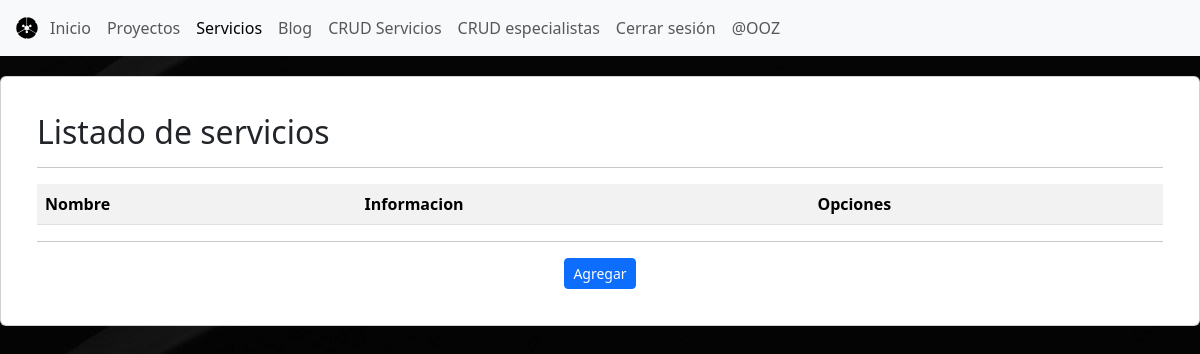
The page /blog/listar-servicio/ (signed in) on the database as committed earlier.
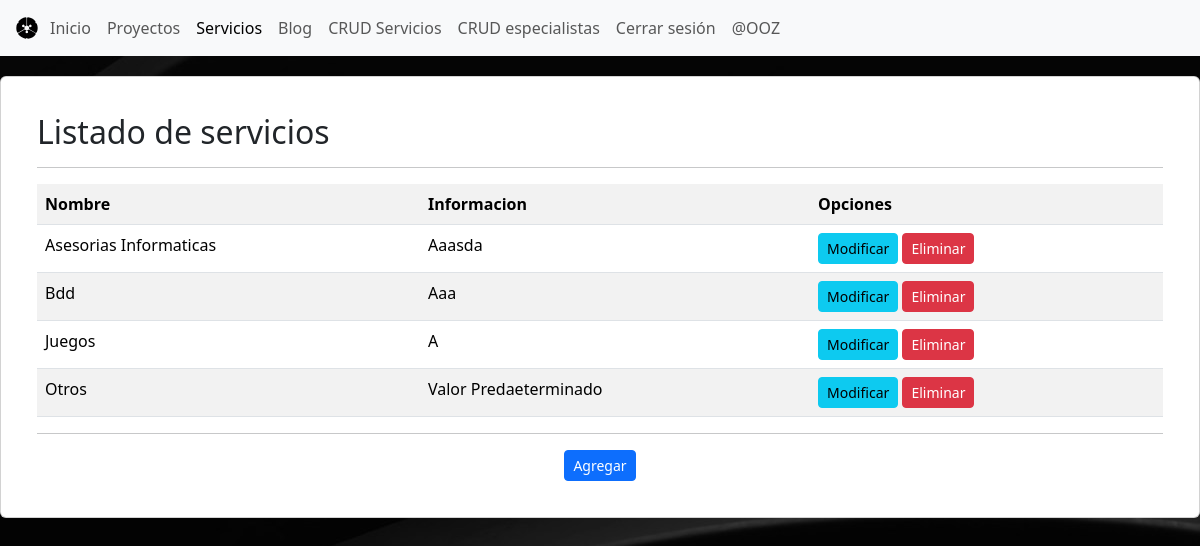
The same page on the database as committed later.
### blog/models.py (models this page shows, shortened)
class Servicio(models.Model):
    nombre = models.CharField(max_length=50)
    Imagen = models.ImageField(upload_to="servicios",null=True)
    descripcion=models.TextField()
    informacion = models.CharField(max_length=100, default='Valor predeterminado')

### blog/views.py (the view)
# urls.py: path("listar-servicio/",views.listar_servicio, name="listar_servicio"),
@permission_required('blog.add_servicio')
def listar_servicio(request):
    servicios = Servicio.objects.all()
    data = {
        'servicios': servicios
    }
    return render(request,"pages/listar_servicio.html",data)

### blog/templates/pages/listar_servicio.html (shortened to what this page needs)
<!DOCTYPE html>
<html lang="en">
<head>
    {% load static %}
    <link rel="stylesheet" href="{% static 'css/bootstrap.min.css' %}">
    <link rel="stylesheet" href="{% static 'css/custom.css' %}">
    <link rel="stylesheet" href="https://cdnjs.cloudflare.com/ajax/libs/font-awesome/6.5.2/css/all.min.css">
</head>
<header>
    <nav class="navbar navbar-expand-lg bg-body-tertiary">
        <div class="container-fluid">
            <img src="{% static 'img/icono.svg' %}" alt="Bootstrap" width="30" height="24">
            <div class="collapse navbar-collapse" id="navbarSupportedContent">
                <ul class="navbar-nav me-auto mb-2 mb-lg-0">
                    <li class="nav-item">
                        <a class="nav-link" aria-current="page" href="{% url 'index' %}">Inicio</a>
                    </li>
                    <li class="nav-item">
                        <a class="nav-link" href="{% url 'proyectos' %}">Proyectos</a>
                    </li>
                    <li class="nav-item">
                        <a class="nav-link active" href="{% url 'servicios' %}">Servicios</a>
                    </li>
                    <li class="nav-item">
                        <a class="nav-link" href="{% url 'blog' %}">Blog</a>
                    </li>
                    {% if perms.blog.add_servicio %}
                    <li class="nav-item">
                      <a class="nav-link" href="{% url 'listar_servicio' %} ">CRUD Servicios</a>
                    </li>
                    <li class="nav-item">
                        <a class="nav-link" href="{% url 'listar_profesional' %} ">CRUD especialistas</a>
                      </li>
                    {% endif %}
                    {% if user.is_authenticated %}
                        <li class="nav-item">
                            <a class="nav-link" href="{% url 'logout' %}">Cerrar sesión</a>
                        </li>
                        <li >
                          <a class="nav-link" href="#">@{{ user.username }}</a>
                        </li>
                    {% else %}
                        <li class="nav-item">
                            <a class="nav-link" href="{% url 'login' %}">Iniciar sesión</a>
                        </li>
                    {% endif %}
                </ul>
            </div>
        </div>
    </nav>
</header>
<main>
    <div class="card">
        <card class="card-body">
            <h2>Listado de servicios</h2>
            <hr>
            <table class="table table-striped table-hover table-responsive-sm">
                <tr>
                    <th>Nombre</th>
                    <th>Informacion</th>
                    <th>Opciones</th>
                </tr>
                {% for p in servicios %}
                    <tr>
                        <td>{{ p.nombre | title }}</td>
                        <td>{{ p.informacion | title }}</td>
                        <td>
                            <a href="{% url 'modificar_servicio' p.id%}" class="btn btn-info btn-sm">Modificar</a>
                            <a href="#" onclick="eliminarServicio({{p.id}})" class="btn btn-danger btn-sm">Eliminar</a>
                        </td>
                    </tr>
                {% endfor %}
            </table>
            <hr>
            <div class="d-flex justify-content-center mt-3">
                <a href="{% url 'agregar_servicio' %}" class="btn btn-primary btn-sm">Agregar</a>
            </div>
        </card>
    </div>
</main>
</html>

### blog/static/css/custom.css (style rules this page uses)
*, *::before, *::after { box-sizing: border-box; }
.card { background-color: rgb(255, 255, 255); padding: 20px; margin-top: 20px; }

Rows that differ between the two databases and show on the page:
added Servicio: nombre "Asesorias Informaticas", informacion "Aaasda"
added Servicio: nombre "Bdd", informacion "Aaa"
added Servicio: nombre "Juegos", informacion "A"
added Servicio: nombre "Otros", informacion "Valor Predaeterminado"
